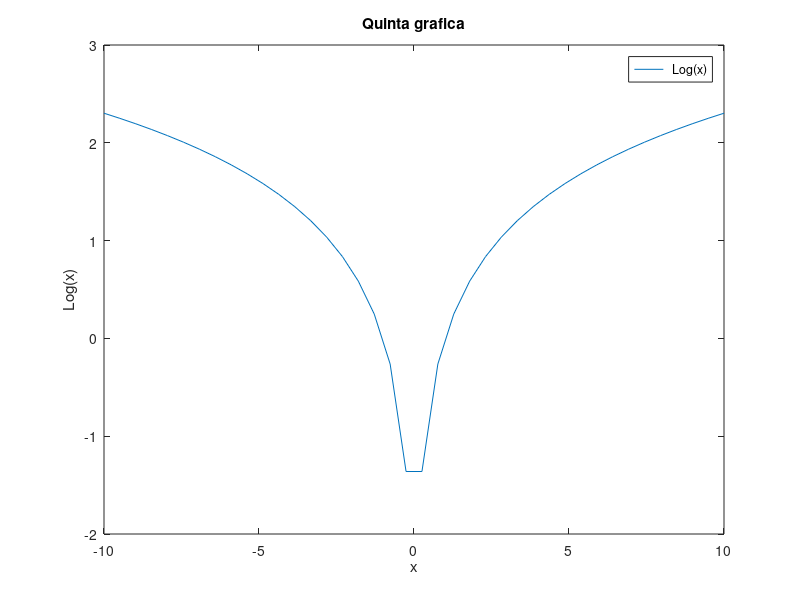

Here is the MATLAB script that generated this plot:
%% |𝑥| Primer punto
x = linspace(-10, 10, 40);%Se declaran los numeros
Y = abs(x);%Se calcula el valor absoluto
plot(x,Y)
xlabel("Numero");
ylabel("Valor absoluto")
title("Primera grafica")
legend(' |𝑥| ')
%% √𝑥 Segundo punto
x = linspace(-10, 10, 40);%Se declaran los numeros otra vez
Y = sqrt(x);%Se calcula la raiz
plot(x,Y)%Solo se calcula en los mayores a 0 ya que en los negativos es Imaginario
xlabel("Numero");
ylabel("Raiz del numero")
title("Segunda grafica")
legend(' √𝑥  ')
%% cos(x) Tercer Punto
x = linspace(-10, 10, 40);%Se declaran los numeros otra vez
Y = cos(x);%Se calcula el coseno del numero
plot(x,Y)
xlabel("x");
ylabel("Cos(x)")
title("Tercera grafica")
legend(' Cos(x) ')
%% 𝑒^x Cuarto punto
x = linspace(-10, 10, 40);%Se declaran los numeros otra vez
Y = exp(x);%Se calcula el auler a la x
plot(x,Y)
xlabel("x");
ylabel("e^x")
title("Cuarta grafica")
legend(' e^x ')
%% Log(x)
x = linspace(-10, 10, 40);%Se declaran los numeros otra vez
Y = log(x);%Se calcula el logaritmo de x
plot(x,Y)
xlabel("x");
ylabel("Log(x)")
title("Quinta grafica")
legend(' Log(x)')